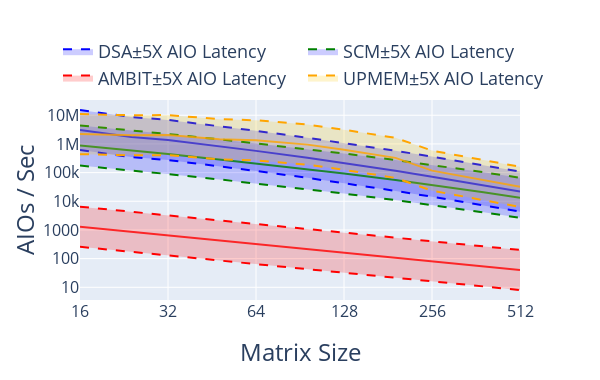

This figure's notebook cell:
### Markdown cell above
## Graph  AIO Uncertainty

### Code cell
def graph_cholesky_comparison(input_dfs, frequencies, aio_uncertainty):
    
    # Some Appearence Settings
    names = ['DSA','SCM','AMBIT','UPMEM']
    line_colors = ['blue','green','red','orange']
    fill_colors = ['rgba(0, 0, 255, 0.2)','rgba(0, 0, 255, 0.2)','rgba(255, 0, 0, 0.2)','rgba(250, 200, 0, 0.2)']
    color_opacity = 0.8
    line_thickness = 2
    axis_title_size = 24
    tick_label_size = 16
    legend_text_size = 18

    # Graph Performance Data
    fig = go.Figure()
    for i in range(len(input_dfs)):
        calculate_cycle_uncertainty_from_aio(input_dfs[i], aio_uncertainty, frequencies[i])
        fig.add_trace(go.Scatter(x=input_dfs[i]['Matrix Size'], y=input_dfs[i]['AIOs/Sec Upper'], fill='none', mode='lines', line = dict(color=line_colors[i], width=line_thickness, dash='dash'), opacity=color_opacity, name='DSA', showlegend=False))
        fig.add_trace(go.Scatter(x=input_dfs[i]['Matrix Size'], y=input_dfs[i]['AIOs/Sec Lower'], fill='tonexty', mode='lines', fillcolor=fill_colors[i], line = dict(color=line_colors[i], width=line_thickness, dash='dash'), opacity=color_opacity, name=(names[i]+'\u00B1'+str(aio_uncertainty)+'X AIO Latency')))
        fig.add_trace(go.Scatter(x=input_dfs[i]['Matrix Size'], y=input_dfs[i]['AIOs/Sec'], fill='none', mode='lines', line = dict(color=line_colors[i], width=line_thickness), opacity=color_opacity, name='DSA', showlegend=False))


    # Format Appearence
    fig.add_annotation(xref="paper", yref="paper", x=0.5, y=-0.35, text="Matrix Size", showarrow=False,
        font=dict(
            size=axis_title_size
        ),
    )
    fig.add_annotation(xref="paper", yref="paper", x=-0.17, y=0.5, text="AIOs / Sec", showarrow=False, textangle=-90,
        font=dict(
            size=axis_title_size
        ),
    )
    fig.update_layout(
        legend=dict(
            orientation="h",
            yanchor="bottom",
            entrywidth=200,
            y=1.02,
            xanchor="left",
            x=-0.05,
            itemwidth=30,
            font=dict(size=legend_text_size),
            traceorder='normal'
            ),
        autosize=False,
        width=600,
        height=380,
    )
    fig.update_xaxes(type="log",tickvals=[2**i for i in range(12)])
    fig.update_yaxes(type="log", dtick=1)

    fig.update_layout(
        xaxis=dict(
            tickfont=dict(
                size=tick_label_size  # Set the tick font size for the x-axis
            )
        ),
        yaxis=dict(
            tickfont=dict(
                size=tick_label_size  # Set the tick font size for the y-axis
            )
        )
    )
    fig.show()


graph_cholesky_comparison(input_dfs=accme_dfs, frequencies=device_frequencies, aio_uncertainty=5)

### Figure 1 — Plotly figure (JSON) as saved in the notebook; plotly's stock layout.template omitted (floating-point values rounded to 4 significant figures)
{"data": [{"fill": "none", "line": {"color": "blue", "dash": "dash", "width": 2}, "mode": "lines", "name": "DSA", "opacity": 0.8, "showlegend": false, "type": "scatter", "x": [16, 24, 32, 48, 64, 96, 128, 192, 256, 384, 512], "y": [15260000.0, 8684000.0, 6879000.0, 4165000.0, 2864000.0, 1638000.0, 1077000.0, 576200.0, 361000.0, 181100.0, 108900.0]}, {"fill": "tonexty", "fillcolor": "rgba(0, 0, 255, 0.2)", "line": {"color": "blue", "dash": "dash", "width": 2}, "mode": "lines", "name": "DSA±5X AIO Latency", "opacity": 0.8, "type": "scatter", "x": [16, 24, 32, 48, 64, 96, 128, 192, 256, 384, 512], "y": [610200.0, 347300.0, 275200.0, 166600.0, 114500.0, 65530.0, 43080.0, 23050.0, 14440.0, 7244.0, 4355.0]}, {"fill": "none", "line": {"color": "blue", "width": 2}, "mode": "lines", "name": "DSA", "opacity": 0.8, "showlegend": false, "type": "scatter", "x": [16, 24, 32, 48, 64, 96, 128, 192, 256, 384, 512], "y": [3051000.0, 1737000.0, 1376000.0, 832900.0, 572700.0, 327700.0, 215400.0, 115200.0, 72200.0, 36220.0, 21780.0]}, {"fill": "none", "line": {"color": "green", "dash": "dash", "width": 2}, "mode": "lines", "name": "DSA", "opacity": 0.8, "showlegend": false, "type": "scatter", "x": [16, 24, 32, 48, 64, 96, 128, 192, 256, 384, 512], "y": [4412000.0, 2856000.0, 2219000.0, 1445000.0, 1051000.0, 657800.0, 463400.0, 274800.0, 185400.0, 102900.0, 66050.0]}, {"fill": "tonexty", "fillcolor": "rgba(0, 0, 255, 0.2)", "line": {"color": "green", "dash": "dash", "width": 2}, "mode": "lines", "name": "SCM±5X AIO Latency", "opacity": 0.8, "type": "scatter", "x": [16, 24, 32, 48, 64, 96, 128, 192, 256, 384, 512], "y": [176500.0, 114200.0, 88770.0, 57810.0, 42060.0, 26310.0, 18540.0, 10990.0, 7417.0, 4116.0, 2642.0]}, {"fill": "none", "line": {"color": "green", "width": 2}, "mode": "lines", "name": "DSA", "opacity": 0.8, "showlegend": false, "type": "scatter", "x": [16, 24, 32, 48, 64, 96, 128, 192, 256, 384, 512], "y": [882300.0, 571100.0, 443800.0, 289000.0, 210300.0, 131600.0, 92680.0, 54950.0, 37080.0, 20580.0, 13210.0]}, {"fill": "none", "line": {"color": "red", "dash": "dash", "width": 2}, "mode": "lines", "name": "DSA", "opacity": 0.8, "showlegend": false, "type": "scatter", "x": [16, 24, 32, 48, 64, 96, 128, 192, 256, 384, 512], "y": [6465.0, 4302.0, 3224.0, 2149.0, 1611.0, 1074.0, 805.5, 537.0, 402.8, 268.5, 201.4]}, {"fill": "tonexty", "fillcolor": "rgba(255, 0, 0, 0.2)", "line": {"color": "red", "dash": "dash", "width": 2}, "mode": "lines", "name": "AMBIT±5X AIO Latency", "opacity": 0.8, "type": "scatter", "x": [16, 24, 32, 48, 64, 96, 128, 192, 256, 384, 512], "y": [258.6, 172.1, 129.0, 85.94, 64.45, 42.96, 32.22, 21.48, 16.11, 10.74, 8.056]}, {"fill": "none", "line": {"color": "red", "width": 2}, "mode": "lines", "name": "DSA", "opacity": 0.8, "showlegend": false, "type": "scatter", "x": [16, 24, 32, 48, 64, 96, 128, 192, 256, 384, 512], "y": [1293.0, 860.3, 644.8, 429.7, 322.2, 214.8, 161.1, 107.4, 80.55, 53.7, 40.28]}, {"fill": "none", "line": {"color": "orange", "dash": "dash", "width": 2}, "mode": "lines", "name": "DSA", "opacity": 0.8, "showlegend": false, "type": "scatter", "x": [16, 24, 32, 48, 64, 96, 128, 192, 256, 384, 512], "y": [11020000.0, 9990000.0, 10180000.0, 7304000.0, 6675000.0, 4732000.0, 3111000.0, 1633000.0, 586000.0, 275200.0, 159200.0]}, {"fill": "tonexty", "fillcolor": "rgba(250, 200, 0, 0.2)", "line": {"color": "orange", "dash": "dash", "width": 2}, "mode": "lines", "name": "UPMEM±5X AIO Latency", "opacity": 0.8, "type": "scatter", "x": [16, 24, 32, 48, 64, 96, 128, 192, 256, 384, 512], "y": [440900.0, 399600.0, 407300.0, 292200.0, 267000.0, 189300.0, 124500.0, 65330.0, 23440.0, 11010.0, 6367.0]}, {"fill": "none", "line": {"color": "orange", "width": 2}, "mode": "lines", "name": "DSA", "opacity": 0.8, "showlegend": false, "type": "scatter", "x": [16, 24, 32, 48, 64, 96, 128, 192, 256, 384, 512], "y": [2205000.0, 1998000.0, 2036000.0, 1461000.0, 1335000.0, 946500.0, 622300.0, 326600.0, 117200.0, 55030.0, 31840.0]}], "layout": {"annotations": [{"font": {"size": 24}, "showarrow": false, "text": "Matrix Size", "x": 0.5, "xref": "paper", "y": -0.35, "yref": "paper"}, {"font": {"size": 24}, "showarrow": false, "text": "AIOs / Sec", "textangle": -90, "x": -0.17, "xref": "paper", "y": 0.5, "yref": "paper"}], "autosize": false, "height": 380, "legend": {"entrywidth": 200, "font": {"size": 18}, "itemwidth": 30, "orientation": "h", "traceorder": "normal", "x": -0.05, "xanchor": "left", "y": 1.02, "yanchor": "bottom"}, "width": 600, "xaxis": {"tickfont": {"size": 16}, "tickvals": [1, 2, 4, 8, 16, 32, 64, 128, 256, 512, 1024, 2048], "type": "log"}, "yaxis": {"dtick": 1, "tickfont": {"size": 16}, "type": "log"}}}
